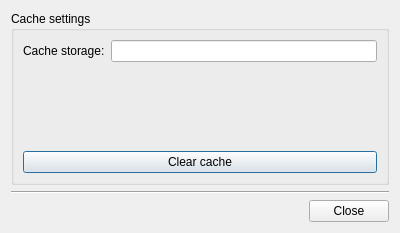
<?xml version="1.0" encoding="UTF-8"?>
<ui version="4.0">
 <class>DialogSetting</class>
 <widget class="QDialog" name="DialogSetting">
  <property name="geometry">
   <rect>
    <x>0</x>
    <y>0</y>
    <width>400</width>
    <height>233</height>
   </rect>
  </property>
  <property name="windowTitle">
   <string>Dialog</string>
  </property>
  <layout class="QVBoxLayout" name="verticalLayout_2">
   <item>
    <widget class="QGroupBox" name="groupBox">
     <property name="title">
      <string>Cache settings</string>
     </property>
     <layout class="QVBoxLayout" name="verticalLayout">
      <item>
       <layout class="QHBoxLayout" name="horizontalLayout">
        <item>
         <widget class="QLabel" name="label">
          <property name="text">
           <string>Cache storage:</string>
          </property>
         </widget>
        </item>
        <item>
         <widget class="QLineEdit" name="lineEditStorage">
          <property name="readOnly">
           <bool>true</bool>
          </property>
         </widget>
        </item>
       </layout>
      </item>
      <item>
       <spacer name="verticalSpacer">
        <property name="orientation">
         <enum>Qt::Vertical</enum>
        </property>
        <property name="sizeHint" stdset="0">
         <size>
          <width>20</width>
          <height>91</height>
         </size>
        </property>
       </spacer>
      </item>
      <item>
       <widget class="QPushButton" name="pushClearCache">
        <property name="text">
         <string>Clear cache</string>
        </property>
       </widget>
      </item>
     </layout>
    </widget>
   </item>
   <item>
    <widget class="Line" name="line">
     <property name="orientation">
      <enum>Qt::Horizontal</enum>
     </property>
    </widget>
   </item>
   <item>
    <layout class="QHBoxLayout" name="horizontalLayout_2">
     <item>
      <spacer name="horizontalSpacer">
       <property name="orientation">
        <enum>Qt::Horizontal</enum>
       </property>
       <property name="sizeHint" stdset="0">
        <size>
         <width>40</width>
         <height>20</height>
        </size>
       </property>
      </spacer>
     </item>
     <item>
      <widget class="QPushButton" name="pushClose">
       <property name="text">
        <string>Close</string>
       </property>
      </widget>
     </item>
    </layout>
   </item>
  </layout>
 </widget>
 <resources/>
 <connections/>
</ui>
